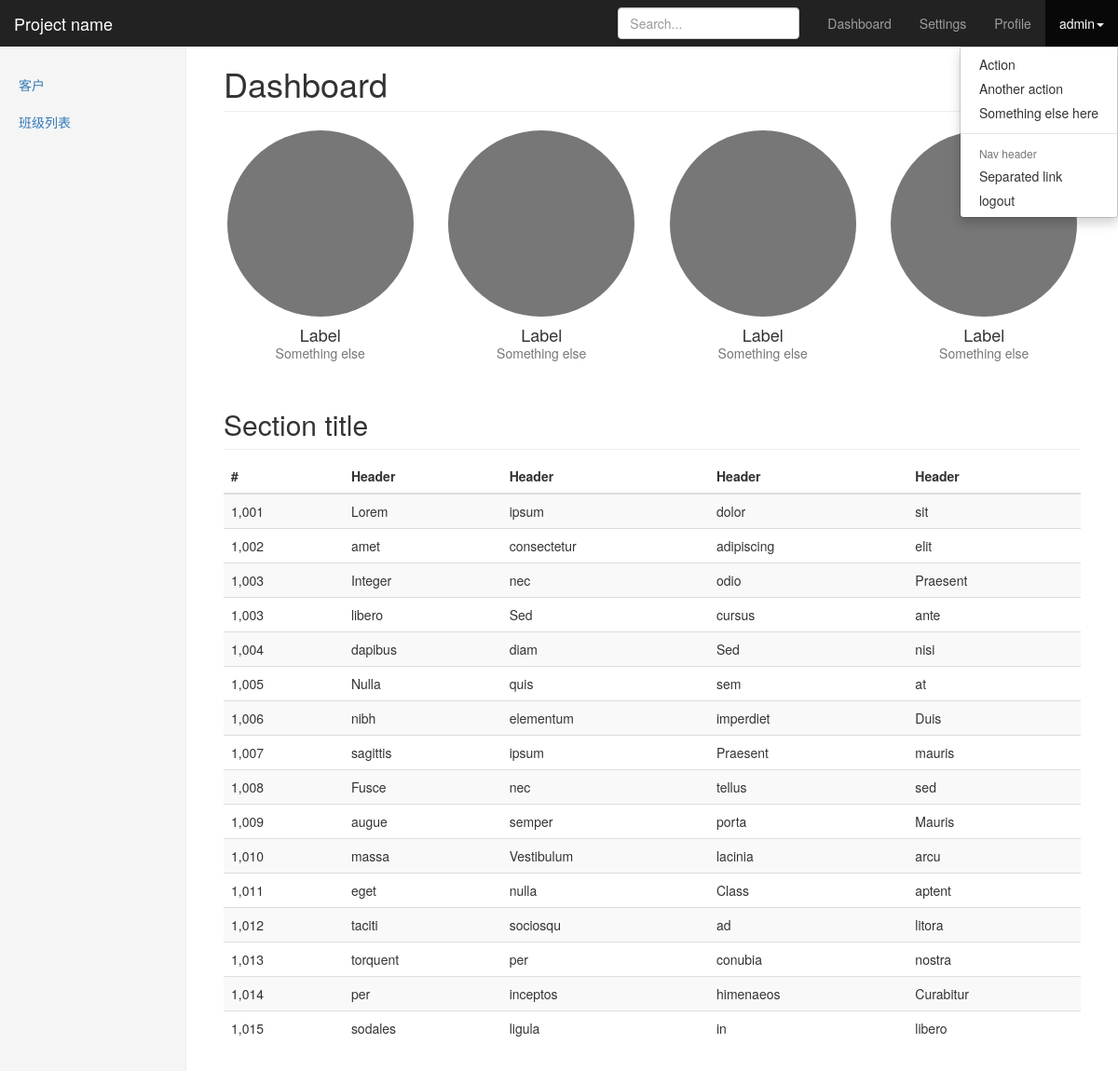
The page /index/ (signed in) on the database its author committed.
### SCMC/models.py (models this page shows, shortened)
class MyUser(AbstractBaseUser):
    username = models.CharField(max_length=32, unique=True, verbose_name="username")
    email = models.EmailField(max_length=128, unique=True, verbose_name="email address")
    is_active = models.BooleanField(default=True)
    is_admin = models.BooleanField(default=False)
    role = models.ForeignKey("Role", null=True, blank=True)
    customer = models.OneToOneField("Customer", null=True, blank=True)
    objects = MyUserManager()
    USERNAME_FIELD = 'username'
    REQUIRED_FIELDS = ["email"]

class Menu(models.Model):
    name = models.CharField(max_length=128, unique=True)
    url_type_choices = (
        (0, "absolute"),
        (1, "relative")
    )
    url_type = models.PositiveIntegerField(choices=url_type_choices, default=1)
    url = models.CharField(max_length=128)
    order = models.SmallIntegerField(default=0)
    class Meta:
        unique_together = ("url", "url_type")

### SCMC/views.py (the view)
# urls.py: url(r'^index/$', views.index, name="index"),
@login_required
def index(request):
    if request.method == "GET":
        return render(request, "index.htm")

### templates/index.htm (shortened to what this page needs)
{% extends "base.html" %}
{% block body %}
    <nav class="navbar navbar-inverse navbar-fixed-top">
        <div class="container-fluid">
            <div class="navbar-header">
                <a class="navbar-brand" href="#">Project name</a>
            </div>
            <div id="navbar" class="navbar-collapse collapse">
                <ul class="nav navbar-nav navbar-right">
                    <li><a href="#">Dashboard</a></li>
                    <li><a href="#">Settings</a></li>
                    <li><a href="#">Profile</a></li>
                    <li class="dropdown open">
                        <a href="#" class="dropdown-toggle" data-toggle="dropdown" role="button" aria-haspopup="true"
                           aria-expanded="true">{{ request.user.username }}<span class="caret"></span></a>
                        <ul class="dropdown-menu">
                            <li><a href="#">Action</a></li>
                            <li><a href="#">Another action</a></li>
                            <li><a href="#">Something else here</a></li>
                            <li role="separator" class="divider"></li>
                            <li class="dropdown-header">Nav header</li>
                            <li><a href="#">Separated link</a></li>
                            <li><a href="{% url "logout" %}">logout</a></li>
                        </ul>
                    </li>
                </ul>
                <form class="navbar-form navbar-right">
                    <input class="form-control" placeholder="Search..." type="text">
                </form>
            </div>
        </div>
    </nav>
    <div class="container-fluid">
        <div class="row">
            <div class="col-sm-3 col-md-2 sidebar">
                <ul class="nav nav-sidebar">
                    {% for menu in request.user.role.menus.all %}
                        <li class="">
                            <a href="#" onclick="SubMenuToggle(this)">{{ menu.name }}</a>
                        </li>
                    {% endfor %}
                </ul>
            </div>
            <div class="col-sm-9 col-sm-offset-3 col-md-10 col-md-offset-2 main">
                <h1 class="page-header">Dashboard</h1>
                <div class="row placeholders">
                    <div class="col-xs-6 col-sm-3 placeholder">
                        <img
                             class="img-responsive" alt="Generic placeholder thumbnail" width="200" height="200">
                        <h4>Label</h4>
                        <span class="text-muted">Something else</span>
                    </div>
                    <div class="col-xs-6 col-sm-3 placeholder">
                        <img
                             class="img-responsive" alt="Generic placeholder thumbnail" width="200" height="200">
                        <h4>Label</h4>
                        <span class="text-muted">Something else</span>
                    </div>
                    <div class="col-xs-6 col-sm-3 placeholder">
                        <img
                             class="img-responsive" alt="Generic placeholder thumbnail" width="200" height="200">
                        <h4>Label</h4>
                        <span class="text-muted">Something else</span>
                    </div>
                    <div class="col-xs-6 col-sm-3 placeholder">
                        <img
                             class="img-responsive" alt="Generic placeholder thumbnail" width="200" height="200">
                        <h4>Label</h4>
                        <span class="text-muted">Something else</span>
                    </div>
                </div>
                <h2 class="sub-header">Section title</h2>
                <div class="table-responsive">
                    <table class="table table-striped">
                        <thead>
                        <tr>
                            <th>#</th>
                            <th>Header</th>
                            <th>Header</th>
                            <th>Header</th>
                            <th>Header</th>
                        </tr>
                        </thead>
                        <tbody>
                        <tr>
                            <td>1,001</td>
                            <td>Lorem</td>
                            <td>ipsum</td>
                            <td>dolor</td>
                            <td>sit</td>
                        </tr>
                        <tr>
                            <td>1,002</td>
                            <td>amet</td>
                            <td>consectetur</td>
                            <td>adipiscing</td>
                            <td>elit</td>
                        </tr>
                        <tr>
                            <td>1,003</td>
                            <td>Integer</td>
                            <td>nec</td>
                            <td>odio</td>
                            <td>Praesent</td>
                        </tr>
                        <tr>
                            <td>1,003</td>
                            <td>libero</td>
                            <td>Sed</td>
                            <td>cursus</td>
                            <td>ante</td>
                        </tr>
                        <tr>
                            <td>1,004</td>
                            <td>dapibus</td>
                            <td>diam</td>
                            <td>Sed</td>
                            <td>nisi</td>
                        </tr>
                        <tr>
                            <td>1,005</td>
                            <td>Nulla</td>
                            <td>quis</td>
                            <td>sem</td>
                            <td>at</td>
                        </tr>
                        <tr>
                            <td>1,006</td>
                            <td>nibh</td>
                            <td>elementum</td>
                            <td>imperdiet</td>
                            <td>Duis</td>
                        </tr>
                        <tr>
                            <td>1,007</td>
                            <td>sagittis</td>
                            <td>ipsum</td>
                            <td>Praesent</td>
                            <td>mauris</td>
                        </tr>
                        <tr>
                            <td>1,008</td>
                            <td>Fusce</td>
                            <td>nec</td>
                            <td>tellus</td>
                            <td>sed</td>
                        </tr>
                        <tr>
                            <td>1,009</td>
                            <td>augue</td>
                            <td>semper</td>
                            <td>porta</td>
                            <td>Mauris</td>
                        </tr>
                        <tr>
                            <td>1,010</td>
                            <td>massa</td>
                            <td>Vestibulum</td>
                            <td>lacinia</td>
                            <td>arcu</td>
                        </tr>
                        <tr>
                            <td>1,011</td>
                            <td>eget</td>
                            <td>nulla</td>
                            <td>Class</td>
                            <td>aptent</td>
                        </tr>
                        <tr>
                            <td>1,012</td>
                            <td>taciti</td>
                            <td>sociosqu</td>
                            <td>ad</td>
                            <td>litora</td>
                        </tr>
                        <tr>
                            <td>1,013</td>
                            <td>torquent</td>
                            <td>per</td>
                            <td>conubia</td>
                            <td>nostra</td>
                        </tr>
                        <tr>
                            <td>1,014</td>
                            <td>per</td>
                            <td>inceptos</td>
                            <td>himenaeos</td>
                            <td>Curabitur</td>
                        </tr>
                        <tr>
                            <td>1,015</td>
                            <td>sodales</td>
                            <td>ligula</td>
                            <td>in</td>
                            <td>libero</td>
                        </tr>
                        </tbody>
                    </table>
                </div>
            </div>
        </div>
    </div>
{% endblock %}

### templates/base.html (shortened to what this page needs)
{% load staticfiles %}
<!DOCTYPE html>
<html lang="zh-CN">
<head>
    <link href="{% static "css/bootstrap.css" %}" rel="stylesheet">
    <link href="{% static "css/dashboard.css" %}" rel="stylesheet">
</head>
<body>
{% block body %}
{% endblock %}
</body>
</html>

### static/css/dashboard.css (style rules this page uses)
body { padding-top: 50px; }
.sub-header { padding-bottom: 10px; border-bottom: 1px solid #eee; }
.navbar-fixed-top { border: 0; }
.sidebar { display: none; }
@media (min-width: 768px) { .sidebar { position: fixed; top: 51px; bottom: 0; left: 0; z-index: 1000; display: block; padding: 20px; overflow-x: hidden; overflow-y: auto; background-color: #f5f5f5; border-right: 1px solid #eee; } }
.nav-sidebar { margin-right: -21px; margin-bottom: 20px; margin-left: -20px; }
.nav-sidebar > li > a { padding-right: 20px; padding-left: 20px; }
.main { padding: 20px; }
@media (min-width: 768px) { .main { padding-right: 40px; padding-left: 40px; } }
.main .page-header { margin-top: 0; }
.placeholders { margin-bottom: 30px; text-align: center; }
.placeholders h4 { margin-bottom: 0; }
.placeholder { margin-bottom: 20px; }
.placeholder img { display: inline-block; border-radius: 50%; }

### rows shown on the page
MyUser: user.username "admin"
Menu: name "客户"
Menu: name "班级列表"
